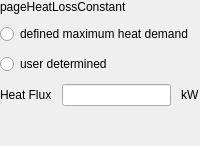
         <widget class="QWidget" name="pageHeatLossConstant">
          <property name="sizePolicy">
           <sizepolicy hsizetype="Preferred" vsizetype="Preferred">
            <horstretch>0</horstretch>
            <verstretch>1</verstretch>
           </sizepolicy>
          </property>
          <layout class="QVBoxLayout" name="verticalLayoutPageHeatLossConstant">
           <property name="spacing">
            <number>10</number>
           </property>
           <property name="leftMargin">
            <number>0</number>
           </property>
           <property name="topMargin">
            <number>0</number>
           </property>
           <property name="rightMargin">
            <number>0</number>
           </property>
           <property name="bottomMargin">
            <number>0</number>
           </property>
           <item>
            <widget class="QLabel" name="labelPageHeatLossConstant">
             <property name="text">
              <string>pageHeatLossConstant</string>
             </property>
            </widget>
           </item>
           <item>
            <widget class="QRadioButton" name="radioButtonHeatLossConstantPredef">
             <property name="text">
              <string>defined maximum heat demand</string>
             </property>
             <attribute name="buttonGroup">
              <string notr="true">buttonGroupHeatLossConstant</string>
             </attribute>
            </widget>
           </item>
           <item>
            <widget class="QRadioButton" name="radioButtonHeatLossConstantUser">
             <property name="text">
              <string>user determined</string>
             </property>
             <attribute name="buttonGroup">
              <string notr="true">buttonGroupHeatLossConstant</string>
             </attribute>
            </widget>
           </item>
           <item>
            <layout class="QHBoxLayout" name="horizontalLayoutPageHeatLossConstantUser">
             <item>
              <widget class="QLabel" name="labelHeatLossConstantUserHeatFlux">
               <property name="text">
                <string>Heat Flux</string>
               </property>
              </widget>
             </item>
             <item>
              <widget class="QtExt::ValidatingLineEdit" name="lineEditHeatLossConstantUser"/>
             </item>
             <item>
              <widget class="QLabel" name="labelHeatLossConstantUserUnit">
               <property name="text">
                <string>kW</string>
               </property>
              </widget>
             </item>
            </layout>
           </item>
           <item>
            <spacer name="verticalSpacerHeatLossConstant">
             <property name="orientation">
              <enum>Qt::Vertical</enum>
             </property>
             <property name="sizeHint" stdset="0">
              <size>
               <width>20</width>
               <height>40</height>
              </size>
             </property>
            </spacer>
           </item>
          </layout>
         </widget>
